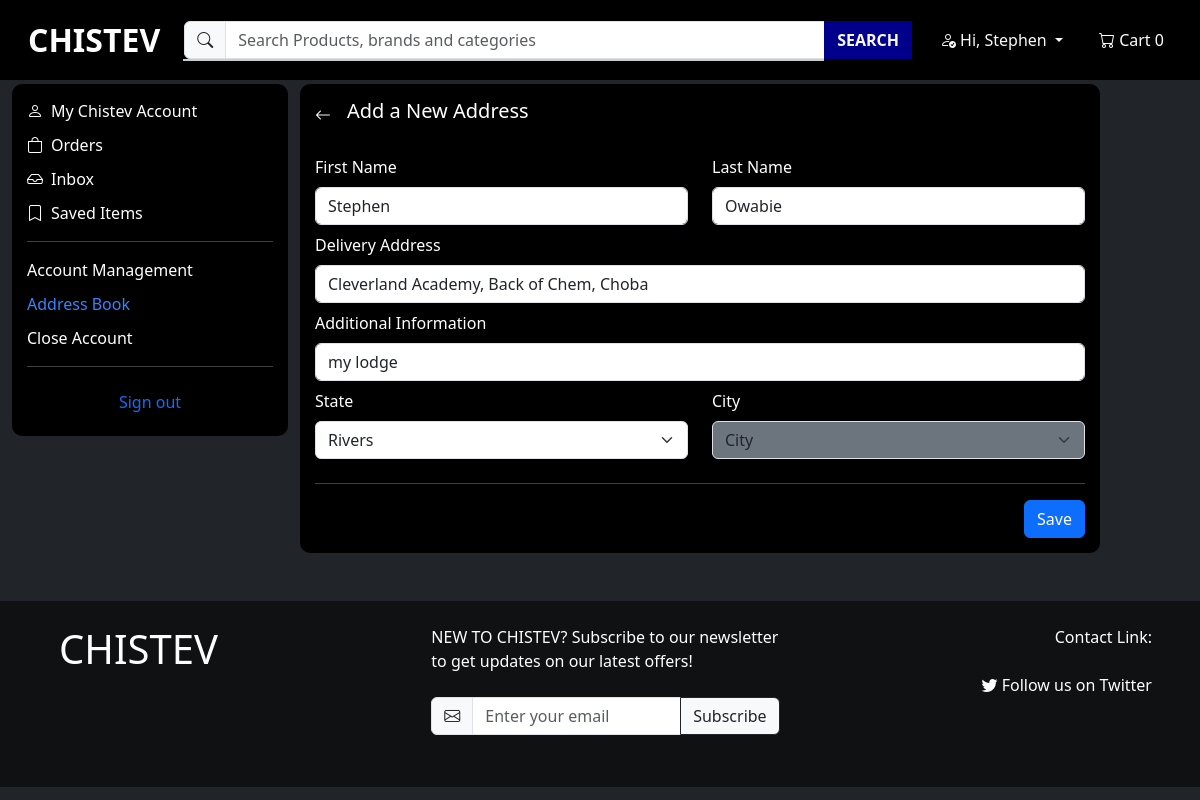
Screenshot of /accounts/address_book_edit/1/ (signed in) with the database file from the repository.
### accounts/models.py (models this page shows, shortened)
class CustomUser(AbstractBaseUser, PermissionsMixin):
    email = models.EmailField(unique=True)
    first_name = models.CharField(max_length=30, blank=True)
    last_name = models.CharField(max_length=30, blank=True)
    is_active = models.BooleanField(default=True)
    is_staff = models.BooleanField(default=False)
    objects = CustomUserManager()
    USERNAME_FIELD = 'email'
    REQUIRED_FIELDS = []
    groups = models.ManyToManyField(
        'auth.Group',
        related_name='custom_user_groups_set',
        blank=True,
        verbose_name='groups',
        help_text='The groups this user belongs to. A user will get all permissions granted to each of their groups.',
    )
    user_permissions = models.ManyToManyField(
        'auth.Permission',
        related_name='custom_user_permissions_set',
        blank=True,
        verbose_name='user permissions',
        help_text='Specific permissions for this user.',
    )

class PersonalDetails(models.Model):
    user = models.OneToOneField(CustomUser, on_delete=models.CASCADE, related_name='personal_details')
    first_name = models.CharField(max_length=255)
    middle_name = models.CharField(max_length=255, blank=True)  # Allow blank since middle name might not be present
    last_name = models.CharField(max_length=255)
    security_code = models.CharField(max_length=4, blank=True, null=True)
    security_code_expiration = models.DateTimeField(blank=True, null=True)

class Address(models.Model):
    user = models.ForeignKey('CustomUser', on_delete=models.CASCADE, related_name='addresses')
    first_name = models.CharField(max_length=255)
    last_name = models.CharField(max_length=255)
    address = models.CharField(max_length=255)
    additional_info = models.CharField(max_length=255, blank=True)
    state = models.ForeignKey(State, on_delete=models.CASCADE)
    city = models.ForeignKey(City, on_delete=models.CASCADE)

### accounts/views.py (the view)
    def wrapper(request, *args, **kwargs):
        if not request.user.is_authenticated:
            return redirect('accounts:login_or_register')
        return view_func(request, *args, **kwargs)

### accounts/models.py (called while the page is built)
    def __str__(self):
        return self.name

### accounts/views.py (called while the page is built)
def redirect_to_login_or_register(view_func):
    def wrapper(request, *args, **kwargs):
        if not request.user.is_authenticated:
            return redirect('accounts:login_or_register')
        return view_func(request, *args, **kwargs)
    return wrapper

@redirect_to_login_or_register
def address_book_edit(request, address_id):
    current_path = resolve(request.path_info).url_name
    address = get_object_or_404(Address, id=address_id, user=request.user)
    if request.method == 'POST':
        form = AddressForm(request.POST, instance=address)
        if form.is_valid():
            form.save()
            return redirect('accounts:address_book')
    else:
        form = AddressForm(instance=address)
    context = {
        'form': form,
        'current_path': current_path
    }
    return render(request, 'accounts/address_book_edit.html', context)

### accounts/templates/accounts/address_book_edit.html (shortened to what this page needs)
{% extends 'ecommerce/base.html' %}
{% block body %}
             {% include 'accounts/account_navigation.html' %}
                <div class="d-flex align-items-center mb-4">
                    <a href="{% url 'accounts:address_book' %}" class="text-decoration-none me-3">
                        <i class="bi bi-arrow-left text-white"></i>
                    </a>
                    <h5>Add a New Address</h5>
                </div>
                <form method="post" action="">
                    {% include 'accounts/address_form.html' %}
                <hr>
                <div class="form-group d-flex">
                    <button type="submit" class="btn btn-primary ms-auto">Save</button>
                </div>
                </form>
            </div>
        </div>
    </div>
</body>
{% endblock %}

### ecommerce/templates/ecommerce/base.html (shortened to what this page needs)
{% load static %}
<!DOCTYPE html>
<html lang="en">
<head>
    <link href="https://cdn.jsdelivr.net/npm/bootstrap@5.3.3/dist/css/bootstrap.min.css" rel="stylesheet"
>
    <link rel="stylesheet" href="https://cdn.jsdelivr.net/npm/bootstrap-icons@1.11.1/font/bootstrap-icons.css">
    {% block css %}
    <link rel="stylesheet" type="text/css" href="{% static 'styles.css' %}">
    <link rel="stylesheet" type="text/css" href="{% static 'styles2.css' %}">
    {% endblock %}
</head>
<body class="bg-dark d-flex flex-column">
    <nav class="navbar navbar-expand-lg navbar-light navbar-custom fixed-top">
        <div class="container-fluid">
            <a class="navbar-brand ms-3 fs-2 text-white fw-bold" href="{% url 'ecommerce:index' %}">CHISTEV</a>
            <div class="collapse navbar-collapse" id="navbarNav">
                <form class="d-flex mx-auto my-2 my-lg-0" method="GET" action="{% url 'ecommerce:product_search' %}">
                    <div class="input-group">
                        <span class="input-group-text"><i class="bi bi-search"></i></span>
                        <input id="search-input" class="form-control" type="search" name="query"  style="width: 70%;" placeholder="Search Products, brands and categories" aria-label="Search" value="{{ query }}">
                        <button class="btn btn-outline-light btn-search" type="submit">SEARCH</button>
                        <div id="autocomplete-suggestions" class="position-absolute top-100"></div>
                    </div>
                </form>
                <div class="navbar-nav ms-auto align-items-center">
                    <div class="nav-item dropdown">
                        <button class="btn btn-outline-light btn-account dropdown-toggle" type="button" id="accountDropdown" data-bs-toggle="dropdown" aria-expanded="false">
                            {% if user.is_authenticated %}
                            <i class="bi bi-person-check"></i> Hi, {{ user.personal_details.first_name }}
                            {% else %}
                            <i class="bi bi-person"></i> Account
                            {% endif %}
                        </button>
                    </div>
                    <div class="navbar-text">
                        <button class="btn btn-outline-light btn-cart" type="button">
                            <a href="{% url 'cart:cart' %}" class="btn btn-outline-light btn-cart text-white" role="button">
                                <i class="bi bi-cart"></i> Cart <span id="cart-count">0</span>
                            </a>
                        </button>
                    </div>
                </div>
            </div>
        </div>
    </nav>
    {% block body %}
    {% endblock %}
    <footer class=" p-4 mt-5 text-white" style="background-color: rgba(0, 0, 0, 0.534);">
        <div class="container">
            <div class="row">
                <div class="col-md-4">
                    <h1>CHISTEV</h1>
                </div>
                <div class="col-md-4">
                    <p class="mb-4">NEW TO CHISTEV? Subscribe to our newsletter to get updates on our latest offers!</p>
                    <form>
                        <div class="input-group mb-3">
                            <span class="input-group-text" id="email-icon"><i class="bi bi-envelope"></i></span>
                            <input type="email" class="form-control" placeholder="Enter your email" aria-label="Email" aria-describedby="subscribe-btn" style="background-color: #fff; color: #000;">
                            <button class="btn btn-light btn-outline-dark" type="button" id="subscribe-btn">Subscribe</button>
                        </div>
                    </form>
                </div>
                <div class="col-md-4 d-flex flex-column align-items-end">
                    <p class="mb-4">Contact Link:</p>
                        <a href="https://twitter.com/chistev12" target="_blank" class="text-white text-decoration-none"><i class="bi bi-twitter"></i> Follow us on Twitter</a>
                </div>
                </div>
            </div>
</footer>
</body>
</html>

### accounts/templates/accounts/address_form.html (shortened to what this page needs)
<div class="row">
    <div class="col-md-6 mb-2">
        <div class="form-group">
            <label for="{{ form.first_name.id_for_label }}" class="form-label text-white">{{ form.first_name.label }}</label>
            {{ form.first_name }}
        </div>
    </div>
    <div class="col-md-6 mb-2">
        <div class="form-group">
            <label for="{{ form.last_name.id_for_label }}" class="form-label text-white">{{ form.last_name.label }}</label>
            {{ form.last_name }}
        </div>
    </div>
</div>
<div class="form-group mb-2">
    <label for="{{ form.address.id_for_label }}" class="form-label text-white">{{ form.address.label }}</label>
    {{ form.address }}
</div>
<div class="form-group mb-2">
    <label for="{{ form.additional_info.id_for_label }}" class="form-label text-white">{{ form.additional_info.label }}</label>
    {{ form.additional_info }}
</div>
<div class="row">
    <div class="col-md-6 mb-2">
        <div class="form-group">
            <label for="{{ form.state.id_for_label }}" class="form-label text-white ">{{ form.state.label }}</label>
            {{ form.state }}
        </div>
    </div>
    <div class="col-md-6">
        <div class="form-group ">
            <label for="{{ form.city.id_for_label }}" class="form-label text-white">{{ form.city.label }}</label>
            <select class="form-select bg-secondary" style="width: 100% !important;" id="city" name="city">
                <option value="" disabled selected>City</option>
            </select>
        </div>
    </div>
</div>

### assets/styles.css (style rules this page uses)
.input-group input { flex: 1 !important; }
* { margin: 0; padding: 0; }
.navbar-custom { background-color: black; }
.btn-search { background-color: darkblue; border-color: darkblue; font-weight: bold; }
.btn-account, .btn-help, .btn-cart { border: none; }
.btn-cart { border: none; }
body { background-color: royalblue; padding-top: 60px; }
@media (min-width: 992px) { .form-control { width: 600px !important; } }

### assets/styles2.css (style rules this page uses)
.container { display: inline-block; position: relative; padding-left: 35px; margin-bottom: 12px; cursor: pointer; font-size: 16px; user-select: none; }
#autocomplete-suggestions { width: 88%; background-color: white; border: 1px solid #ccc; box-shadow: 0 2px 4px rgba(0, 0, 0, 0.1); z-index: 1000; }

### rows the page displays
CustomUser: personal_details.first_name "Stephen"
Address: first_name "Stephen", last_name "Owabie", address "Cleverland Academy, Back of Chem, Choba", additional_info "my lodge", state "Rivers"
